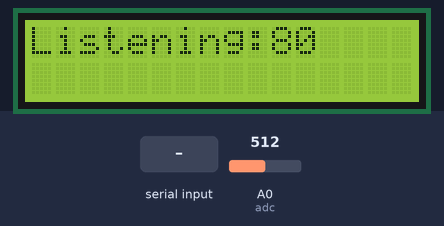
A program run on a simulated ESP8266 board running MicroPython. Shown: 16×2 character LCD. The inputs (shaded band) are chosen by the test bench; at power-on: A0 (adc) = 512 (analog values on the 0–1023 scale). One TCP client connects 1 s after the port opens and stays connected; what the program prints to the serial console is not drawn.

Above: at 2.2 s.
3.7 s: "5" typed at the serial console, then Enter
At 3.72 s:
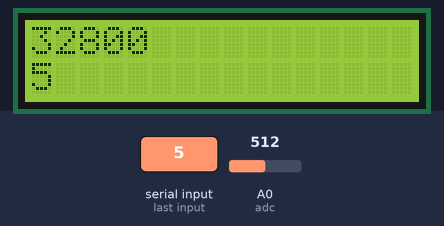
5.2 s: "90" typed at the serial console, then Enter
At 5.22 s:
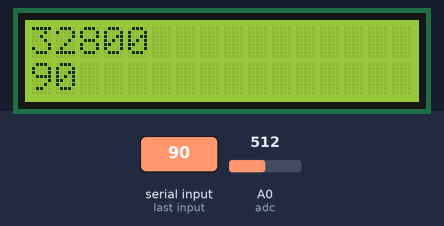
Timing chart, 0 to 8.2 s (numbered marks = the images above; inputs shaded):
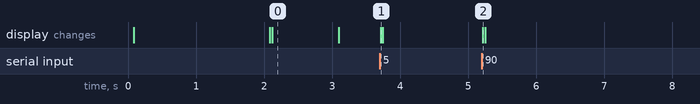

The program:

run_project.py
```python
import time
from machine import I2C, Pin, ADC, UART
from esp8266_i2c_lcd import I2cLcd

try:
    import usocket as socket
except:
    import socket


def main():
    freq = 0
    i2c = I2C(scl=Pin(5), sda=Pin(4), freq=100000)
    adc = ADC(0)
    lcd = I2cLcd(i2c, 0x27, 2, 16)
    lcd.putstr("starting\nproject")
    time.sleep(2)
    lcd.clear()
    s = socket.socket()
    ai = socket.getaddrinfo("0.0.0.0", 80)
    addr = ai[0][-1]
    s.setsockopt(socket.SOL_SOCKET, socket.SO_REUSEADDR, 1)
    s.bind(addr)
    s.listen(5)
    lcd.putstr("Listening:80\n")
    '''
    while True:
        res = s.accept()
        client_sock = res[0]
        client_addr = res[1]
        print("Client address:", client_addr)
        lcd.putstr("%s" % client_addr[0])
        print("Client socket:", client_sock)
        client_stream = client_sock
        while True:
            data = input()
            print("to send data", data)
            client_stream.write(data)
        client_stream.close()
    '''

    while True:
        conn, addr = s.accept()
        print('Connected by', addr)
        while True:
            lcd.clear()
            freq = int(input())
            val = adc.read_u16()
            lcd.putstr("%s\n%s" % (val, freq))
            print('data', val)
            try:
                conn.sendall(("%s,%s\r\n" % (val, freq)).encode())
            except Exception as e:
                print('exception', e)
                break
            time.sleep_ms(20)


main()
```

Measured:
- after the input at 3.7 s, the display: changes at once (image 1)
- after the input at 5.2 s, the display: changes at once (image 2)
- what the display in image 0 shows lasts 1.0 s, from 2.1 s to 3.1 s
